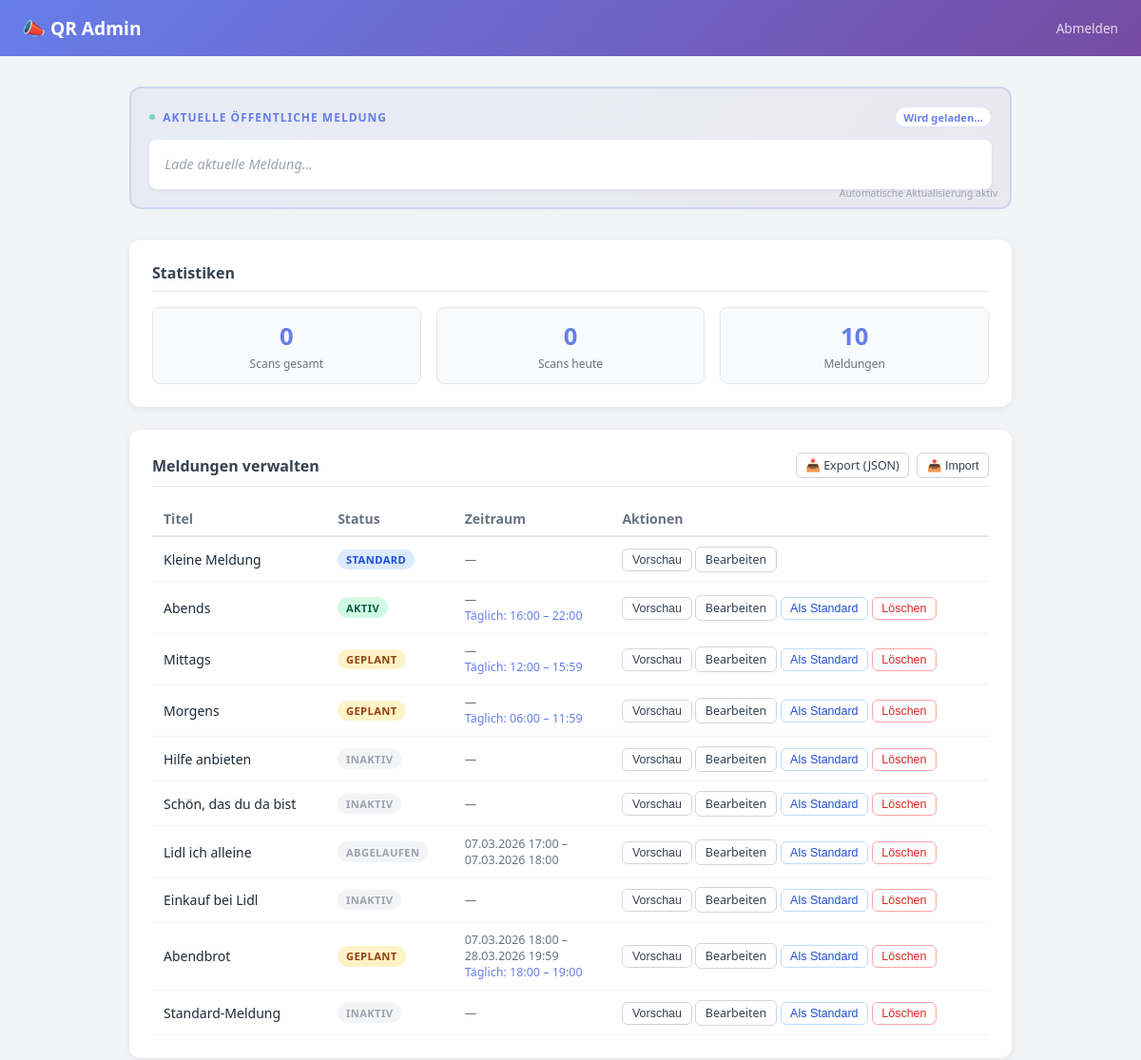
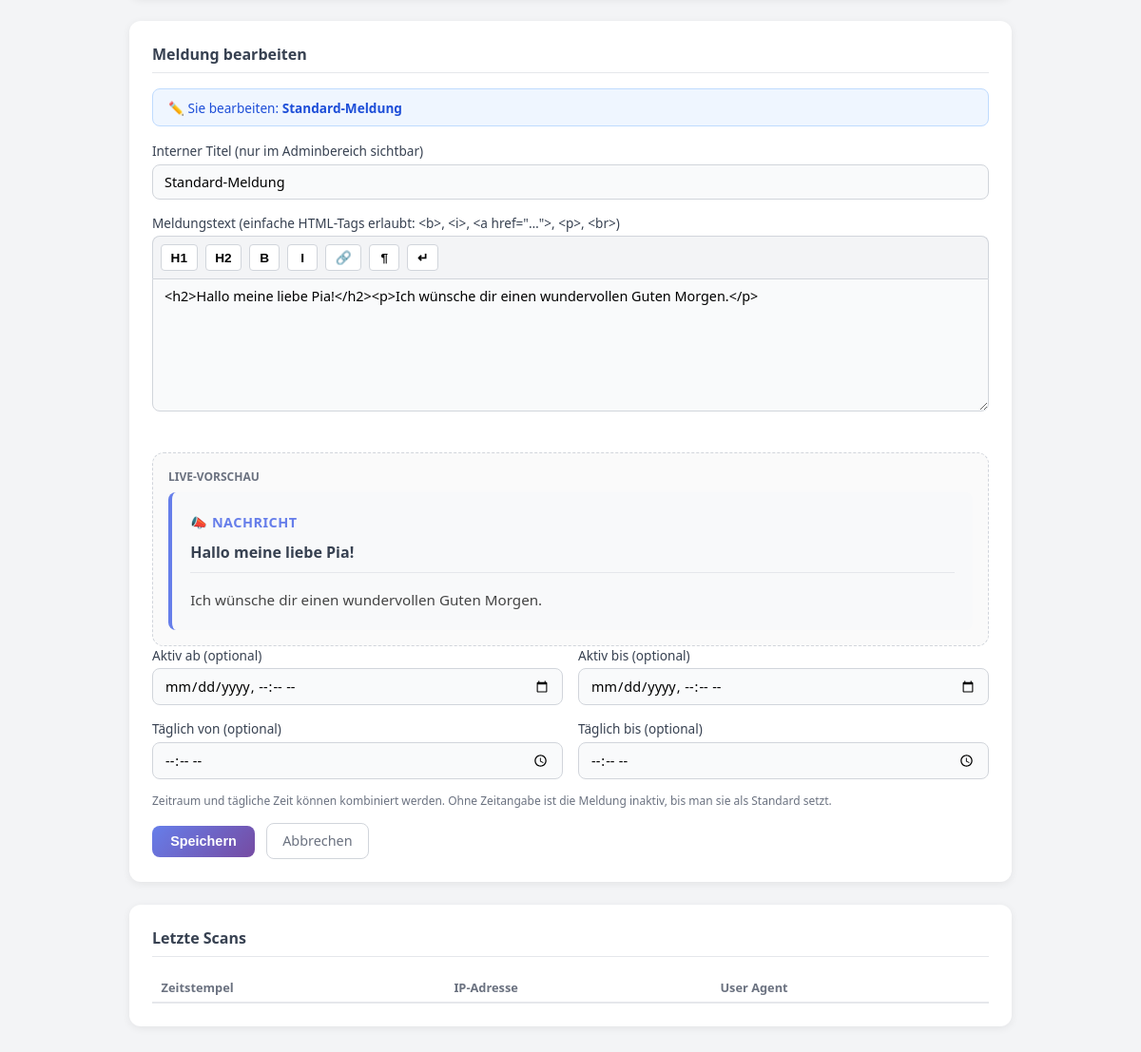
/admin/index.php?edit=1 (signed in), run on the app's committed database (2 pictures, top to bottom).
### tables this page shows
CREATE TABLE `messages` (
  `id` int(11) NOT NULL,
  `title` varchar(255) NOT NULL,
  `content` text NOT NULL,
  `active_from` datetime DEFAULT NULL,
  `active_until` datetime DEFAULT NULL,
  `daily_start` time DEFAULT NULL,
  `daily_end` time DEFAULT NULL,
  `is_default` tinyint(1) NOT NULL DEFAULT 0,
  `created_at` timestamp NOT NULL DEFAULT current_timestamp()
);

### lib/db.php (called while the page is built, shortened)
<?php
function get_pdo(): PDO
{
    static $pdo = null;
    if ($pdo === null) {
        $dsn = 'mysql:host=' . DB_HOST . ';dbname=' . DB_NAME . ';charset=utf8mb4';
        $opts = [
            PDO::ATTR_ERRMODE => PDO::ERRMODE_EXCEPTION,
            PDO::ATTR_DEFAULT_FETCH_MODE => PDO::FETCH_ASSOC,
            PDO::ATTR_EMULATE_PREPARES => false,
        ];
        $pdo = new PDO($dsn, DB_USER, DB_PASS, $opts);
    }
    return $pdo;
}
function get_all_messages(): array
{
    $pdo = get_pdo();
    return $pdo->query(
        "SELECT id, title, content, active_from, active_until, daily_start, daily_end, is_default, created_at
         FROM `messages` ORDER BY is_default DESC, created_at DESC"
    )->fetchAll();
}
function get_message(int $id): ?array
{
    $pdo = get_pdo();
    $stmt = $pdo->prepare("SELECT * FROM `messages` WHERE `id` = :id LIMIT 1");
    $stmt->execute([':id' => $id]);
    $row = $stmt->fetch();
    return $row ?: null;
}
function count_all_scans(): int
{
    $pdo = get_pdo();
    return (int)($pdo->query('SELECT COUNT(*) as cnt FROM `scans`')->fetch()['cnt'] ?? 0);
}
function count_today_scans(): int
{
    $pdo = get_pdo();
    return (int)($pdo->query("SELECT COUNT(*) as cnt FROM `scans` WHERE DATE(ts) = CURDATE()")->fetch()['cnt'] ?? 0);
}
?>

### admin/index.php (the view, shortened to what this page needs)
<?php
require_once __DIR__ . '/../lib/db.php';
$editing = null;
if (isset($_GET['edit'])) {
    $editing = get_message((int)$_GET['edit']);
}
$messages     = get_all_messages();
$total_scans  = count_all_scans();
$today_scans  = count_today_scans();
$now = new DateTimeImmutable('now');
function message_status(array $m, DateTimeImmutable $now): string
{
    if ($m['is_default']) return 'standard';
    if ($m['active_from'] && $m['active_until']) {
        $from  = new DateTimeImmutable($m['active_from']);
        $until = new DateTimeImmutable($m['active_until']);
        if ($now >= $from && $now <= $until) {
            if ($m['daily_start'] && $m['daily_end']) {
                $time = $now->format('H:i:s');
                return 'scheduled';
            }
            return 'active';
        }
        return 'expired';
    }
    if ($m['daily_start'] && $m['daily_end']) {
        $time = $now->format('H:i:s');
        if (($m['daily_start'] <= $m['daily_end'] && $time >= $m['daily_start'] && $time <= $m['daily_end']) ||
            ($m['daily_start'] > $m['daily_end'] && ($time >= $m['daily_start'] || $time <= $m['daily_end']))) {
            return 'active';
        }
        return 'scheduled';
    }
    return 'inactive';
}
?><!doctype html>
<html lang="de">
<head>
</head>
<body>
<header>
  <h1>📣 QR Admin</h1>
  <a href="logout.php">Abmelden</a>
</header>
<main>
  <div class="live-preview-card" id="live-dashboard-preview">
    <div class="live-preview-header">
      <div class="live-preview-title">
        <span class="refresh-dot"></span>
        Aktuelle öffentliche Meldung
      </div>
      <div id="live-preview-status" class="live-preview-status">Wird geladen...</div>
    </div>
    <div id="live-preview-render" class="live-preview-content">
      <div style="color:#9ca3af; font-style:italic">Lade aktuelle Meldung...</div>
    </div>
    <div class="refresh-indicator">
      Automatische Aktualisierung aktiv
    </div>
  </div>
  <div class="card">
    <h2>Statistiken</h2>
    <div class="stats">
      <div class="stat"><div class="stat-val"><?= $total_scans ?></div><div class="stat-lbl">Scans gesamt</div></div>
      <div class="stat"><div class="stat-val"><?= $today_scans ?></div><div class="stat-lbl">Scans heute</div></div>
      <div class="stat"><div class="stat-val"><?= count($messages) ?></div><div class="stat-lbl">Meldungen</div></div>
    </div>
  </div>
  <div class="card">
    <div style="display:flex; justify-content:space-between; align-items:center; margin-bottom: 1rem; border-bottom: 1px solid #e5e7eb; padding-bottom: .5rem;">
      <h2 style="margin-bottom:0; border-bottom:0; padding-bottom:0;">Meldungen verwalten</h2>
      <div style="display:flex; gap:0.5rem;">
        <a href="export_messages.php" class="act-btn btn-edit" style="text-decoration:none; display:flex; align-items:center; gap:0.3rem;">
          📥 Export (JSON)
        </a>
        <button onclick="document.getElementById('import-form').style.display='flex'" class="act-btn btn-edit" style="display:flex; align-items:center; gap:0.3rem;">
          📤 Import
        </button>
      </div>
    </div>
    <?php if (!empty($messages)): ?>
    <table class="msg-table">
      <thead><tr><th>Titel</th><th>Status</th><th>Zeitraum</th><th>Aktionen</th></tr></thead>
      <tbody>
      <?php foreach ($messages as $m):
        $st = message_status($m, $now);
      ?>
      <tr>
        <td><?= htmlspecialchars($m['title']) ?></td>
        <td>
          <span class="badge badge-<?= $st ?>">
            <?= ['standard'=>'Standard','active'=>'Aktiv','scheduled'=>'Geplant','expired'=>'Abgelaufen','inactive'=>'Inaktiv'][$st] ?>
          </span>
        </td>
        <td style="font-size:.78rem;color:#6b7280">
          <?php if ($m['active_from'] && $m['active_until']): ?>
            <?= date('d.m.Y H:i', strtotime($m['active_from'])) ?> –<br>
            <?= date('d.m.Y H:i', strtotime($m['active_until'])) ?>
          <?php else: echo '—'; endif; ?>
          <?php if ($m['daily_start'] && $m['daily_end']): ?>
            <br><span style="color:#667eea">Täglich: <?= substr($m['daily_start'], 0, 5) ?> – <?= substr($m['daily_end'], 0, 5) ?></span>
          <?php endif; ?>
        </td>
        <td>
          <button class="act-btn btn-edit" style="border-color:#d1d5db;color:#374151"
                  onclick="openPreview(this)"
                  data-content="<?= htmlspecialchars($m['content']) ?>">Vorschau</button>
          <a class="act-btn btn-edit" href="?edit=<?= $m['id'] ?>">Bearbeiten</a>
          <?php if (!$m['is_default']): ?>
            <form method="post" action="save.php" style="display:inline">
              <button class="act-btn btn-std" type="submit">Als Standard</button>
            </form>
            <form method="post" action="save.php" style="display:inline" onsubmit="return confirm('Meldung löschen?')">
              <button class="act-btn btn-del" type="submit">Löschen</button>
            </form>
          <?php endif; ?>
        </td>
      </tr>
      <?php endforeach; ?>
      </tbody>
    </table>
    <?php endif; ?>
  </div>
  <div class="card">
    <h2><?= $editing ? 'Meldung bearbeiten' : 'Neue Meldung' ?></h2>
    <?php if ($editing): ?>
    <div class="edit-banner">✏️ Sie bearbeiten: <strong><?= htmlspecialchars($editing['title']) ?></strong></div>
    <?php endif; ?>
    <form method="post" action="save.php">
      <label>Interner Titel (nur im Adminbereich sichtbar)</label>
      <input type="text" name="title" required maxlength="255"
             value="<?= $editing ? htmlspecialchars($editing['title']) : '' ?>">
      <label>Meldungstext (einfache HTML-Tags erlaubt: &lt;b&gt;, &lt;i&gt;, &lt;a href="…"&gt;, &lt;p&gt;, &lt;br&gt;)</label>
      <div class="toolbar">
        <button type="button" class="toolbar-btn" onclick="insertTag('<h1>', '</h1>')" title="Überschrift 1">H1</button>
        <button type="button" class="toolbar-btn" onclick="insertTag('<h2>', '</h2>')" title="Überschrift 2">H2</button>
        <button type="button" class="toolbar-btn" onclick="insertTag('<b>', '</b>')" title="Fett"><b>B</b></button>
        <button type="button" class="toolbar-btn" onclick="insertTag('<i>', '</i>')" title="Kursiv"><i>I</i></button>
        <button type="button" class="toolbar-btn" onclick="insertLink()" title="Link">🔗</button>
        <button type="button" class="toolbar-btn" onclick="insertTag('<p>', '</p>')" title="Absatz">¶</button>
        <button type="button" class="toolbar-btn" onclick="insertTag('<br>', '')" title="Zeilenumbruch">↵</button>
      </div>
      <textarea name="content" id="msg-content" required><?= $editing ? htmlspecialchars($editing['content']) : '' ?></textarea>
      <div class="preview-container">
        <span class="preview-label">Live-Vorschau</span>
        <div class="message-box">
          <strong>📣 Nachricht</strong>
          <div id="preview-render"><?= $editing ? $editing['content'] : 'Ihre Nachricht erscheint hier...' ?></div>
        </div>
      </div>
      <div class="form-row">
        <div>
          <label>Aktiv ab (optional)</label>
          <input type="datetime-local" name="active_from"
                 value="<?= $editing && $editing['active_from'] ? date('Y-m-d\TH:i', strtotime($editing['active_from'])) : '' ?>">
        </div>
        <div>
          <label>Aktiv bis (optional)</label>
          <input type="datetime-local" name="active_until"
                 value="<?= $editing && $editing['active_until'] ? date('Y-m-d\TH:i', strtotime($editing['active_until'])) : '' ?>">
        </div>
      </div>
      <div class="form-row">
        <div>
          <label>Täglich von (optional)</label>
          <input type="time" name="daily_start"
                 value="<?= $editing && $editing['daily_start'] ? substr($editing['daily_start'], 0, 5) : '' ?>">
        </div>
        <div>
          <label>Täglich bis (optional)</label>
          <input type="time" name="daily_end"
                 value="<?= $editing && $editing['daily_end'] ? substr($editing['daily_end'], 0, 5) : '' ?>">
        </div>
      </div>
      <p class="hint">Zeitraum und tägliche Zeit können kombiniert werden. Ohne Zeitangabe ist die Meldung inaktiv, bis man sie als Standard setzt.</p>
      <button class="btn-primary" type="submit"><?= $editing ? 'Speichern' : 'Hinzufügen' ?></button>
      <?php if ($editing): ?>
      <a class="btn-cancel" href="index.php">Abbrechen</a>
      <?php endif; ?>
    </form>
  </div>
  <div class="card">
    <h2>Letzte Scans</h2>
    <table class="scan-table">
      <thead><tr><th>Zeitstempel</th><th>IP-Adresse</th><th>User Agent</th></tr></thead>
    </table>
  </div>
</main>
</body>
</html>

### data on the page
messages: title "Kleine Meldung", is_default "STANDARD"
messages: title "Abends", daily_start+daily_end "AKTIV", daily_start "16:00", daily_end "22:00"
messages: title "Mittags", daily_start+daily_end "GEPLANT", daily_start "12:00", daily_end "15:59"
messages: title "Morgens", daily_start+daily_end "GEPLANT", daily_start "06:00", daily_end "11:59"
messages: title "Hilfe anbieten", standard "INAKTIV"
messages: title "Schön, das du da bist", standard "INAKTIV"
messages: title "Lidl ich alleine", active_from+active_until "ABGELAUFEN", active_from "07.03.2026 17:00", active_until "07.03.2026 18:00"
messages: title "Einkauf bei Lidl", standard "INAKTIV"
messages: title "Abendbrot", daily_start+daily_end "GEPLANT", active_from "07.03.2026 18:00", active_until "28.03.2026 19:59", daily_start "18:00", daily_end "19:00"
messages: title "Standard-Meldung", standard "INAKTIV", content "<h2>Hallo meine liebe Pia!</h2><p>Ich wünsche dir einen wundervollen Guten Morgen.</p>", content "Hallo meine liebe Pia! Ich wünsche dir einen wundervollen Guten Morgen."

### other printed values
$total_scans "0"
$today_scans "0"
count($messages) "10"
